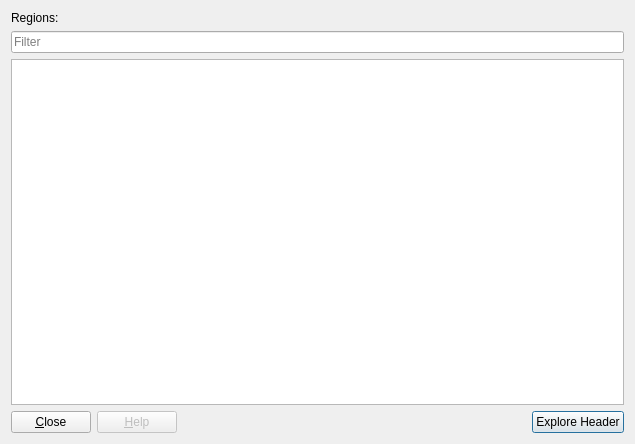
<?xml version="1.0" encoding="UTF-8"?>
<ui version="4.0">
 <author>Evan Teran</author>
 <class>BinaryInfoPlugin::DialogRegions</class>
 <widget class="QDialog" name="BinaryInfoPlugin::DialogRegions">
  <property name="geometry">
   <rect>
    <x>0</x>
    <y>0</y>
    <width>635</width>
    <height>444</height>
   </rect>
  </property>
  <property name="windowTitle">
   <string>Header Explorer</string>
  </property>
  <layout class="QVBoxLayout" name="verticalLayout">
   <item>
    <widget class="QLabel" name="label">
     <property name="text">
      <string>Regions:</string>
     </property>
    </widget>
   </item>
   <item>
    <widget class="QLineEdit" name="txtSearch">
     <property name="placeholderText">
      <string>Filter</string>
     </property>
     <property name="clearButtonEnabled">
      <bool>true</bool>
     </property>
    </widget>
   </item>
   <item>
    <widget class="QTableView" name="tableView">
     <property name="font">
      <font>
       <family>Monospace</family>
      </font>
     </property>
     <property name="editTriggers">
      <set>QAbstractItemView::NoEditTriggers</set>
     </property>
     <property name="alternatingRowColors">
      <bool>true</bool>
     </property>
     <property name="selectionMode">
      <enum>QAbstractItemView::SingleSelection</enum>
     </property>
     <property name="selectionBehavior">
      <enum>QAbstractItemView::SelectRows</enum>
     </property>
     <property name="sortingEnabled">
      <bool>true</bool>
     </property>
     <property name="wordWrap">
      <bool>false</bool>
     </property>
     <attribute name="horizontalHeaderStretchLastSection">
      <bool>true</bool>
     </attribute>
    </widget>
   </item>
   <item>
    <layout class="QHBoxLayout">
     <property name="spacing">
      <number>6</number>
     </property>
     <item>
      <widget class="QPushButton" name="btnClose">
       <property name="text">
        <string>&amp;Close</string>
       </property>
       <property name="icon">
        <iconset theme="dialog-close">
         <normaloff>.</normaloff>.</iconset>
       </property>
      </widget>
     </item>
     <item>
      <widget class="QPushButton" name="btnHelp">
       <property name="enabled">
        <bool>false</bool>
       </property>
       <property name="text">
        <string>&amp;Help</string>
       </property>
       <property name="icon">
        <iconset theme="help-browser">
         <normaloff>.</normaloff>.</iconset>
       </property>
      </widget>
     </item>
     <item>
      <spacer>
       <property name="orientation">
        <enum>Qt::Horizontal</enum>
       </property>
       <property name="sizeHint" stdset="0">
        <size>
         <width>40</width>
         <height>20</height>
        </size>
       </property>
      </spacer>
     </item>
     <item>
      <widget class="QPushButton" name="btnExplore">
       <property name="text">
        <string>Explore Header</string>
       </property>
       <property name="default">
        <bool>true</bool>
       </property>
      </widget>
     </item>
    </layout>
   </item>
  </layout>
 </widget>
 <tabstops>
  <tabstop>txtSearch</tabstop>
  <tabstop>tableView</tabstop>
  <tabstop>btnClose</tabstop>
  <tabstop>btnHelp</tabstop>
  <tabstop>btnExplore</tabstop>
 </tabstops>
 <resources/>
 <connections>
  <connection>
   <sender>btnClose</sender>
   <signal>clicked()</signal>
   <receiver>BinaryInfoPlugin::DialogRegions</receiver>
   <slot>reject()</slot>
   <hints>
    <hint type="sourcelabel">
     <x>43</x>
     <y>426</y>
    </hint>
    <hint type="destinationlabel">
     <x>238</x>
     <y>404</y>
    </hint>
   </hints>
  </connection>
 </connections>
</ui>
